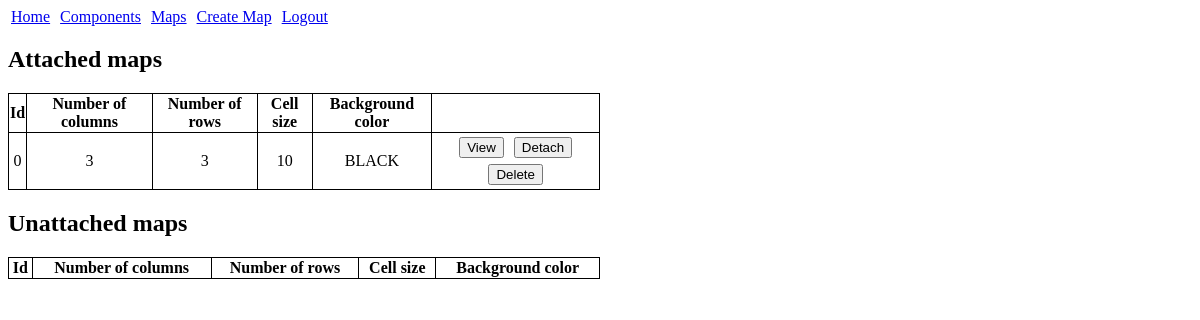
Screenshot of /racemap/maps (signed in) with the database file from the repository.
### RaceMapApp/models.py (models this page shows, shortened)
class Map(models.Model):
    class BackgroundColor(models.TextChoices):
        BLACK = "BLACK", _("BLACK")
        BLUE = "BLUE", _("BLUE")
        RED = "RED", _("RED")
        GREEN = "GREEN", _("GREEN")
        WHITE = "WHITE", _("WHITE")
        ORANGE = "ORANGE", _("ORANGE")
        PINK = "PINK", _("PINK")
        GRAY = "GRAY", _("GRAY")
        YELLOW = "YELLOW", _("YELLOW")
        PURPLE = "PURPLE", _("PURPLE")
    id = models.IntegerField(primary_key=True)
    num_cols = models.IntegerField()
    num_rows = models.IntegerField()
    cellsize = models.IntegerField()
    bg_color = models.CharField(max_length=10, choices=BackgroundColor.choices, default=BackgroundColor.WHITE)
    users = models.ManyToManyField(User, related_name="maps")

### RaceMapApp/views.py (the view, shortened to what this page needs)
# urls.py: path("maps", views.maps),
@login_required
def maps(request):
    attached_maps = list(User.objects.get(username=request.user).maps.all())
    unattached_maps = list(Map.objects.exclude(users__username=request.user))
    return render(request, "maps.html", {"attached_maps": attached_maps, "unattached_maps": unattached_maps})

### RaceMapApp/templates/maps.html (shortened to what this page needs)
{% extends "base.html" %}
{% block body %}
    <h2>Attached maps</h2>
    <table>
        <thead>
            <tr>
                <th>Id</th>
                <th>Number of columns</th>
                <th>Number of rows</th>
                <th>Cell size</th>
                <th>Background color</th>
            </tr>
        </thead>
        <tbody>
            {% for map in attached_maps %}
                <tr>
                    <td>{{ map.id }}</td>
                    <td>{{ map.num_cols }}</td>
                    <td>{{ map.num_rows }}</td>
                    <td>{{ map.cellsize }}</td>
                    <td>{{ map.bg_color }}</td>
                    <td>
                        <form method="post">
                            <input type="submit" name="submit" value="View">
                            <input type="submit" name="submit" value="Detach">
                            <input type="submit" name="submit" value="Delete">
                        </form>
                    </td>
                </tr>
            {% endfor %}
        </tbody>
    </table>
    <h2>Unattached maps</h2>
    <table>
        <thead>
            <tr>
                <th>Id</th>
                <th>Number of columns</th>
                <th>Number of rows</th>
                <th>Cell size</th>
                <th>Background color</th>
            </tr>
        </thead>
    </table>
{% endblock %}

### RaceMapApp/templates/maps.html (style rules this page uses)
table { width: 50%; }
table, thead, tbody, td, th { border: 1px solid black; border-collapse: collapse; }
th, td { text-align: center; }
input { margin: 3px; }
form { margin-bottom: 0px; }

### rows the page displays
Map: id "0", num_cols "3", num_rows "3", cellsize "10", bg_color "BLACK"
